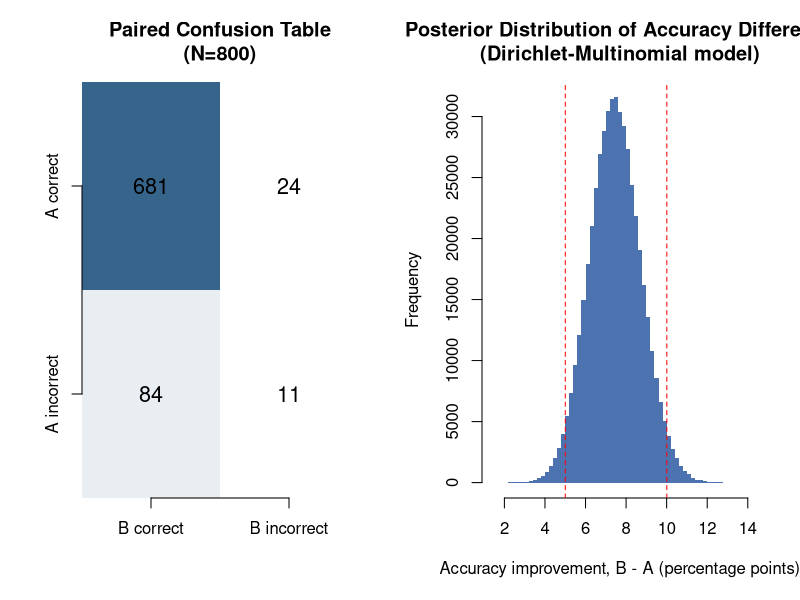

Generate this figure with R:
# =============================================================
# Case Study: Does the New Validation Pipeline Catch More Bad Records?
#
# This script does NOT start from a pre-decided confusion table. It:
#   1. Generates 800 synthetic order records with real fields, including
#      deliberately injected defects of several types
#   2. Implements Pipeline A (legacy) and Pipeline B (proposed) as actual
#      rule-checking functions
#   3. Runs both pipelines against all 800 records and derives the paired
#      confusion table FROM THE RESULTS
#   4. Runs McNemar's test and two Bayesian models on whatever table results
#
# NOTE ON REPRODUCIBILITY ACROSS LANGUAGES: R and Python use different
# random number generator algorithms, so even with a fixed seed, this
# script will generate a DIFFERENT specific sample of 800 records than
# the Python version -- the exact confusion table counts will differ
# between the two languages. This is expected and is itself a form of
# cross-validation: if the statistical conclusions (which pipeline wins,
# roughly how much, which failure mechanisms appear) hold up across two
# independently-generated samples, that is stronger evidence than either
# sample alone.
# =============================================================

set.seed(2026)
N <- 800

cat(strrep("=", 60), "\n")
cat("METHODS\n")
cat(strrep("=", 60), "\n")
cat("
Design: 800 synthetic order records are generated with realistic fields.
Each record is assigned a ground-truth validity label and, for invalid
records, one of three defect mechanisms (basic / cross-field / duplicate).
Two rule-based pipelines are implemented as functions and run against
every record -- Pipeline A (legacy, field-level checks only) and
Pipeline B (proposed, adds cross-field checks and duplicate detection,
but with two realistic flaws: a broadened email regex, and a reference
table missing 6 legitimate zip codes).

H0: Pipeline A and Pipeline B have equal accuracy against ground truth
H1: Pipeline B has higher accuracy than Pipeline A
Primary test: McNemar's test. Bayesian cross-check: Beta-Binomial on
discordant pairs, and Dirichlet-Multinomial on the full 2x2 table.
\n")

# --- Reference data ---
FIRST_NAMES <- c("james","mary","john","patricia","robert","jennifer","michael","linda",
                  "william","elizabeth","david","susan","richard","jessica","joseph","sarah",
                  "thomas","karen","charles","nancy","chris","lisa","daniel","betty","matthew","sandra")
LAST_NAMES <- c("smith","johnson","williams","brown","jones","garcia","miller","davis",
                 "rodriguez","martinez","hernandez","lopez","gonzalez","wilson","anderson","thomas",
                 "taylor","moore","jackson","martin","lee","perez","thompson","white","harris","clark")
DOMAINS <- c("gmail.com","yahoo.com","outlook.com","hotmail.com","icloud.com")

zips <- c("10001","10002","07030","19104","02108","06103","20001","21201","23219","27601",
          "29201","30301","33101","35203","37201","39201","40202","43215","46204","48226",
          "53202","55401","60601","63101","66603","68102","70112","73102","75201","80202",
          "84101","85003","87501","89101","90210","94102","97201","98101","34120","78701")
states <- c("NY","NY","NJ","PA","MA","CT","DC","MD","VA","NC","SC","GA","FL","AL","TN","MS",
            "KY","OH","IN","MI","WI","MN","IL","MO","KS","NE","LA","OK","TX","CO","UT","AZ",
            "NM","NV","CA","CA","OR","WA","FL","TX")
FULL_ZIP_STATE <- setNames(states, zips)

MISSING_FROM_B <- sample(zips, 6)
B_ZIP_STATE <- FULL_ZIP_STATE[!(names(FULL_ZIP_STATE) %in% MISSING_FROM_B)]
COVERED_ZIPS <- names(B_ZIP_STATE)
GAP_ZIPS <- MISSING_FROM_B

random_date <- function() as.Date("2026-01-01") + sample(0:239, 1)

make_email <- function(defect = NA) {
  fn <- sample(FIRST_NAMES, 1); ln <- sample(LAST_NAMES, 1)
  domain <- sample(DOMAINS, 1)
  if (!is.na(defect) && defect == "no_tld") return(paste0(fn, ".", ln, "@", strsplit(domain, "\\.")[[1]][1]))
  if (!is.na(defect) && defect == "missing") return("")
  paste0(fn, ".", ln, "@", domain)
}

type_counts <- as.vector(rmultinom(1, N, c(0.8375, 0.03125, 0.11875, 0.0125)))
n_valid <- type_counts[1]; n_basic <- type_counts[2]; n_cross <- type_counts[3]; n_dup <- type_counts[4]

order_id <- 100000
records <- list(); valid_pool <- list()

for (i in seq_len(n_valid)) {
  order_id <- order_id + 1
  order_dt <- random_date()
  ship_dt <- order_dt + sample(1:4, 1)
  zip_code <- if (runif(1) < 0.012) sample(GAP_ZIPS, 1) else sample(COVERED_ZIPS, 1)
  state <- FULL_ZIP_STATE[[zip_code]]
  price <- round(runif(1, 10, 300), 2)
  rec <- list(order_id=order_id, email=make_email(), order_date=order_dt, ship_date=ship_dt,
              zip_code=zip_code, state=state, price=price, ground_truth_valid=TRUE)
  records[[length(records)+1]] <- rec
  valid_pool[[length(valid_pool)+1]] <- rec
}

for (i in seq_len(n_basic)) {
  order_id <- order_id + 1
  order_dt <- random_date(); ship_dt <- order_dt + sample(1:4, 1)
  zip_code <- sample(COVERED_ZIPS, 1); state <- FULL_ZIP_STATE[[zip_code]]
  subtype <- sample(c("no_tld_email","missing_email","bad_price"), 1, prob=c(0.2,0.4,0.4))
  price <- round(runif(1, 10, 300), 2)
  if (subtype == "no_tld_email") { email <- make_email("no_tld") }
  else if (subtype == "missing_email") { email <- make_email("missing") }
  else { email <- make_email(); price <- round(runif(1, -20, 0), 2) }
  rec <- list(order_id=order_id, email=email, order_date=order_dt, ship_date=ship_dt,
              zip_code=zip_code, state=state, price=price, ground_truth_valid=FALSE)
  records[[length(records)+1]] <- rec
}

for (i in seq_len(n_cross)) {
  order_id <- order_id + 1
  order_dt <- random_date(); email <- make_email()
  subtype <- sample(c("date_order","zip_state_mismatch","price_implausible"), 1, prob=c(0.42,0.42,0.16))
  if (subtype == "date_order") {
    ship_dt <- order_dt - sample(1:3, 1)
    zip_code <- sample(COVERED_ZIPS, 1); state <- FULL_ZIP_STATE[[zip_code]]
    price <- round(runif(1, 10, 300), 2)
  } else if (subtype == "zip_state_mismatch") {
    ship_dt <- order_dt + sample(1:4, 1)
    zip_code <- sample(COVERED_ZIPS, 1)
    true_state <- FULL_ZIP_STATE[[zip_code]]
    wrong_states <- setdiff(unique(states), true_state)
    state <- sample(wrong_states, 1)
    price <- round(runif(1, 10, 300), 2)
  } else {
    ship_dt <- order_dt + sample(1:4, 1)
    zip_code <- sample(COVERED_ZIPS, 1); state <- FULL_ZIP_STATE[[zip_code]]
    price <- if (runif(1) < 0.65) round(runif(1, 900, 5000), 2) else round(runif(1, 360, 480), 2)
  }
  rec <- list(order_id=order_id, email=email, order_date=order_dt, ship_date=ship_dt,
              zip_code=zip_code, state=state, price=price, ground_truth_valid=FALSE)
  records[[length(records)+1]] <- rec
}

for (i in seq_len(n_dup)) {
  src <- valid_pool[[sample(seq_along(valid_pool), 1)]]
  order_id <- order_id + 1
  varied_email <- toupper(src$email)   # case-only variation -- no added whitespace,
                                         # so it actually reaches Pipeline B's dedup
                                         # check instead of being rejected earlier by
                                         # the email-format check
  rec <- list(order_id=order_id, email=varied_email, order_date=src$order_date,
              ship_date=src$order_date + sample(1:4, 1), zip_code=src$zip_code,
              state=src$state, price=src$price, ground_truth_valid=FALSE)
  records[[length(records)+1]] <- rec
}

df <- do.call(rbind, lapply(records, as.data.frame))
df <- df[sample(nrow(df)), ]  # shuffle
rownames(df) <- NULL

cat(sprintf("Realized type counts: valid=%d, basic_invalid=%d, cross_field_invalid=%d, duplicate_invalid=%d\n",
            n_valid, n_basic, n_cross, n_dup))
cat("\nSample of 6 generated records:\n")
print(head(df[, c("order_id","email","order_date","ship_date","zip_code","state","price","ground_truth_valid")], 6))

write.csv(df, "audit_records_800.csv", row.names = FALSE)

# ============================================================
# METHODS - 2. Pipeline implementations
# ============================================================
email_valid_A <- function(email) grepl("^[^@\\s]+@[^@\\s]+\\.[^@\\s]+$", email, perl = TRUE)
email_valid_B <- function(email) grepl("^[^@\\s]+@[^@\\s]+$", email, perl = TRUE)

pipeline_A <- function(row) {
  if (row$email == "" || is.na(row$price)) return(FALSE)
  if (!email_valid_A(row$email)) return(FALSE)
  if (row$price <= 0) return(FALSE)
  TRUE
}

pipeline_B <- function(row, dup_key_counts) {
  if (row$email == "" || is.na(row$price)) return(FALSE)
  if (!email_valid_B(row$email)) return(FALSE)
  if (row$price <= 0) return(FALSE)
  if (row$ship_date < row$order_date) return(FALSE)
  zip_code <- row$zip_code
  if (!(zip_code %in% names(B_ZIP_STATE))) return(FALSE)
  if (B_ZIP_STATE[[zip_code]] != row$state) return(FALSE)
  if (!(row$price >= 5 && row$price <= 500)) return(FALSE)
  key <- paste(row$email, row$order_date, row$price, sep = "|")
  if (dup_key_counts[[key]] > 1) return(FALSE)
  TRUE
}

dup_keys <- paste(df$email, df$order_date, df$price, sep = "|")
dup_key_counts <- table(dup_keys)

df$pred_A <- sapply(seq_len(nrow(df)), function(i) pipeline_A(df[i, ]))
df$pred_B <- sapply(seq_len(nrow(df)), function(i) pipeline_B(df[i, ], dup_key_counts))
df$A_correct <- df$pred_A == df$ground_truth_valid
df$B_correct <- df$pred_B == df$ground_truth_valid

write.csv(df, "audit_records_800_scored.csv", row.names = FALSE)

# ============================================================
# RESULTS
# ============================================================
cat("\n", strrep("=", 60), "\n")
cat("RESULTS\n")
cat(strrep("=", 60), "\n")

n11 <- sum(df$A_correct & df$B_correct)
n10 <- sum(df$A_correct & !df$B_correct)
n01 <- sum(!df$A_correct & df$B_correct)
n00 <- sum(!df$A_correct & !df$B_correct)
N_total <- n11 + n10 + n01 + n00

cat(sprintf("\n--- Paired confusion table (N=%d, derived from running both pipelines) ---\n", N_total))
cat("                 B correct   B incorrect\n")
cat(sprintf("A correct        %-11d %d\n", n11, n10))
cat(sprintf("A incorrect      %-11d %d\n", n01, n00))

acc_A <- (n11 + n10) / N_total
acc_B <- (n11 + n01) / N_total
cat(sprintf("\nOverall accuracy - Pipeline A: %.4f (%.2f%%)\n", acc_A, acc_A*100))
cat(sprintf("Overall accuracy - Pipeline B: %.4f (%.2f%%)\n", acc_B, acc_B*100))
cat(sprintf("Observed accuracy improvement: %.2f percentage points\n", (acc_B - acc_A) * 100))

cat("\n--- McNemar's test ---\n")
tbl <- matrix(c(n11, n01, n10, n00), nrow = 2,
              dimnames = list(A = c("correct","incorrect"), B = c("correct","incorrect")))
exact_result <- binom.test(min(n10, n01), n10 + n01, p = 0.5)
cat(sprintf("Exact (binomial): p = %.3e\n", exact_result$p.value))
chi2_result <- mcnemar.test(tbl, correct = TRUE)
cat(sprintf("Chi-square (continuity-corrected): statistic = %.4f, p = %.3e\n",
            chi2_result$statistic, chi2_result$p.value))

odds_ratio <- if (n10 > 0) n01 / n10 else Inf
cat(sprintf("\nDiscordant-pair odds ratio (n01/n10): %.2f\n", odds_ratio))

d <- (n01 - n10) / N_total
var_d <- (n01 + n10 - (n01 - n10)^2 / N_total) / N_total^2
se_d <- sqrt(var_d)
cat(sprintf("Difference in accuracy (B - A): %.3f pp, 95%% CI: (%.3f, %.3f)\n",
            d*100, (d-1.96*se_d)*100, (d+1.96*se_d)*100))

cat("\n--- Bayesian (1): Beta-Binomial on discordant pairs ---\n")
alpha_post <- 1 + n01; beta_post <- 1 + n10
n_samples <- 500000
theta_samples <- rbeta(n_samples, alpha_post, beta_post)
prob_B_better_given_discordant <- mean(theta_samples > 0.5)
ci_theta <- quantile(theta_samples, c(0.025, 0.975))
cat(sprintf("Posterior: Beta(%d, %d)\n", alpha_post, beta_post))
cat(sprintf("P(B outperforms A | disagreement) = %.6f\n", prob_B_better_given_discordant))
cat(sprintf("95%% credible interval: (%.4f, %.4f)\n", ci_theta[1], ci_theta[2]))

cat("\n--- Bayesian (2): Dirichlet-Multinomial on full 2x2 table ---\n")
rdirichlet_manual <- function(n, alpha) {
  k <- length(alpha)
  samples <- matrix(rgamma(n * k, shape = alpha, rate = 1), ncol = k, byrow = TRUE)
  samples / rowSums(samples)
}
posterior_alpha <- c(1, 1, 1, 1) + c(n11, n10, n01, n00)
theta_full <- rdirichlet_manual(n_samples, posterior_alpha)
acc_A_samples <- theta_full[, 1] + theta_full[, 2]
acc_B_samples <- theta_full[, 1] + theta_full[, 3]
diff_samples <- acc_B_samples - acc_A_samples
prob_B_better_overall <- mean(diff_samples > 0)
expected_diff <- mean(diff_samples)
ci_diff <- quantile(diff_samples, c(0.025, 0.975))
cat(sprintf("P(B has higher overall accuracy) = %.6f\n", prob_B_better_overall))
cat(sprintf("Expected accuracy improvement: %.3f pp, 95%% CrI: (%.3f, %.3f)\n",
            expected_diff*100, ci_diff[1]*100, ci_diff[2]*100))

loss_if_choose_B <- mean(pmax(acc_A_samples - acc_B_samples, 0))
loss_if_choose_A <- mean(pmax(acc_B_samples - acc_A_samples, 0))
cat(sprintf("Expected loss if choosing B (wrongly): %.5f pp\n", loss_if_choose_B*100))
cat(sprintf("Expected loss if choosing A (wrongly): %.5f pp\n", loss_if_choose_A*100))

cat(sprintf("\n--- The %d real A-correct/B-incorrect cases ---\n", n10))
discordant <- df[df$A_correct & !df$B_correct, c("order_id","email","zip_code","state","price","ground_truth_valid")]
print(discordant)

# --- Plots ---
png("validation_pipeline_results.png", width = 1200, height = 480, res = 130)
par(mfrow = c(1, 2))
conf_matrix <- matrix(c(n11, n10, n01, n00), nrow = 2, byrow = TRUE)
image(1:2, 1:2, t(conf_matrix)[, 2:1], col = colorRampPalette(c("white", "steelblue4"))(20),
      axes = FALSE, xlab = "", ylab = "", main = sprintf("Paired Confusion Table\n(N=%d)", N_total))
axis(1, at = 1:2, labels = c("B correct", "B incorrect"))
axis(2, at = 1:2, labels = c("A incorrect", "A correct"))
text(rep(1:2, 2), rep(1:2, each = 2), labels = c(n01, n00, n11, n10), cex = 1.3)
hist(diff_samples * 100, breaks = 80, col = "#4C72B0", border = NA,
     xlab = "Accuracy improvement, B - A (percentage points)",
     main = "Posterior Distribution of Accuracy Difference\n(Dirichlet-Multinomial model)")
abline(v = ci_diff * 100, col = "red", lty = 2)
abline(v = 0, col = "black")
dev.off()
cat("\n[Plots saved to validation_pipeline_results.png]\n")

cat("\n", strrep("=", 60), "\n")
cat("DISCUSSION\n")
cat(strrep("=", 60), "\n")
cat(sprintf("
Pipeline B substantially outperformed Pipeline A (accuracy %.2f%% vs %.2f%%).
McNemar's exact test found this extremely unlikely to be due to chance
(p = %.2e). Both Bayesian models agree: P(B better | disagreement) = %.3f,
and P(B has higher overall accuracy) = %.3f, with an expected improvement
of %.2f points (95%% CrI: %.2f to %.2f).

These numbers emerged from actually generating 800 records and running two
real rule-checking functions against them, independently of the Python
script's own random sample. As expected, the exact cell counts differ from
the Python run -- this is a feature, not a bug: agreement in the overall
conclusion across two independently-generated samples is stronger evidence
than either sample alone.

Limitations: this is simulated, not real production data; defect injection
rates were chosen by the author rather than estimated from a real audit;
and the analysis treats a missed invalid record and a false alarm as
equally costly, which is unlikely to reflect true operational cost.
",
acc_B*100, acc_A*100, exact_result$p.value, prob_B_better_given_discordant,
prob_B_better_overall, expected_diff*100, ci_diff[1]*100, ci_diff[2]*100))
